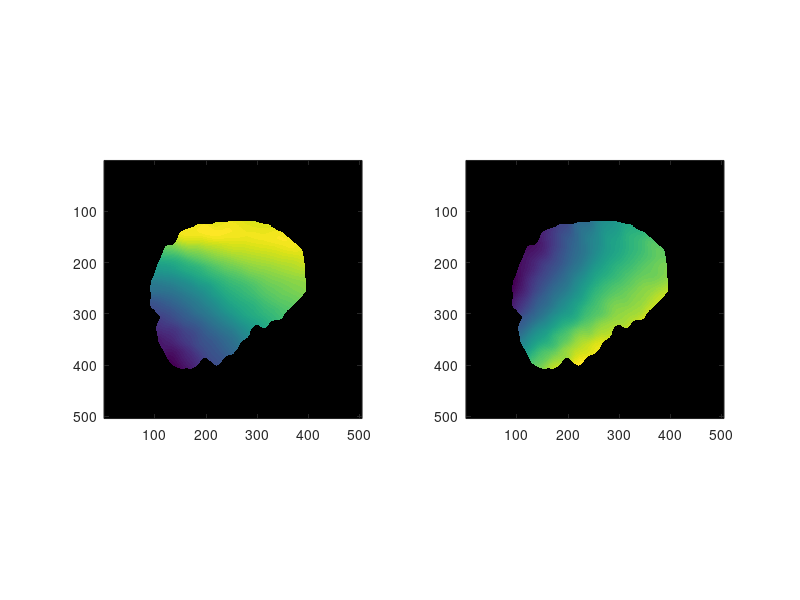

Write the MATLAB code that produced this figure. (Note: this script raises an error after producing the figure.)
load ./testdata/testdata.mat
figure
subplot(121)
imagesc(RetinotopyCartesianXValid); axis square

subplot(122)
imagesc(RetinotopyCartesianYValid); axis square
%%
RX = RetinotopyCartesianXValid;
RY= RetinotopyCartesianYValid;



%%
addpath ../bads
param= FitRetino(RX,RY)


RXr = abs(imresize(RX,[50 50]));
RYr = abs(imresize(RY,[50 50]));


[X Y] =  find(~isnan(RXr));

% Set param in retino model
R = RetinoEllipse; % create object
R.u = RXr(:); % linspace(-5,-0.1,100);
R.v = RYr(:);
R.A  = param(1);
R.Bx = param(2);
R.By = param(3);
R.Angle = param(4);
R.U0  = param(5);
R.V0 = param(6);
R.cartesianVisual_to_cortical;

%
figure
subplot(221)
scatter(R.x,R.y,60,R.u,'filled'); colorbar; grid
xlim([0 50])
ylim([0 50])

subplot(222)
scatter(X,Y,60,RXr(~isnan(RXr)),'filled'); colorbar; grid
%set(gca,'YDir','normal'); colorbar
xlim([0 50])
ylim([0 50])

subplot(223)
scatter(R.x,R.y,60,R.v,'filled'); colorbar; grid
xlim([0 50])
ylim([0 50])

subplot(224)
scatter(X,Y,60,RYr(~isnan(RYr)),'filled'); colorbar; grid
%  set(gca,'YDir','normal'); colorbar
xlim([0 50])
ylim([0 50])

%%
figure
subplot(121)
scatter(X,Y,60,RXr(~isnan(RXr)) - R.u(~isnan(RXr)) ,'filled'); colorbar
subplot(122)
scatter(X,Y,60,RYr(~isnan(RXr)) - R.v(~isnan(RXr)) ,'filled'); colorbar
